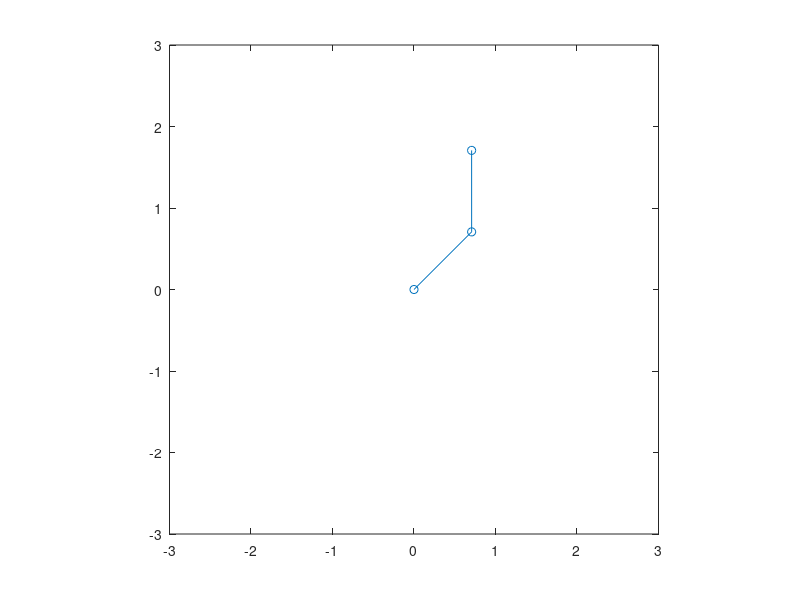

Source code (MATLAB):
hold off
clc
clear
%Arm Lengths
a2=1;
a4=1;
%Desired X-Y-Position of the end effector
X=.707;
Y=1.707;
for t=0:.05:1
%t=t
%Desired X-Y-Position of the end effector as a function of time
xt=X*t; 
yt=Y*t; 
%Equations used to calculate theta 1/2
r1=sqrt(xt.^2+yt.^2);
phi1=acos(((a4.^2)-(a2.^2)-(r1.^2))/(-2*a2*r1));
phi2=atan2(yt,xt);
phi3=acos(((r1.^2)-(a2.^2)-(a4.^2))/(-2*a2*a4));
%T1 is Theta 1 in radians
T1=phi2-phi1;
%T2 is (180 degrees - angle phi3)
T2=pi-phi3;
%Vector coordinates of the linkage
x=[0 a2*cos(T1) xt];
y=[0 a2*sin(T1) yt];
%Theta in Degrees
T1=T1*(180/pi)
T2=T2*(180/pi)
%Plot end effector 
hold off
plot(x,y,'o-');  
axis equal
axis([-3 3 -3 3])
pause(.05)
hold on
end